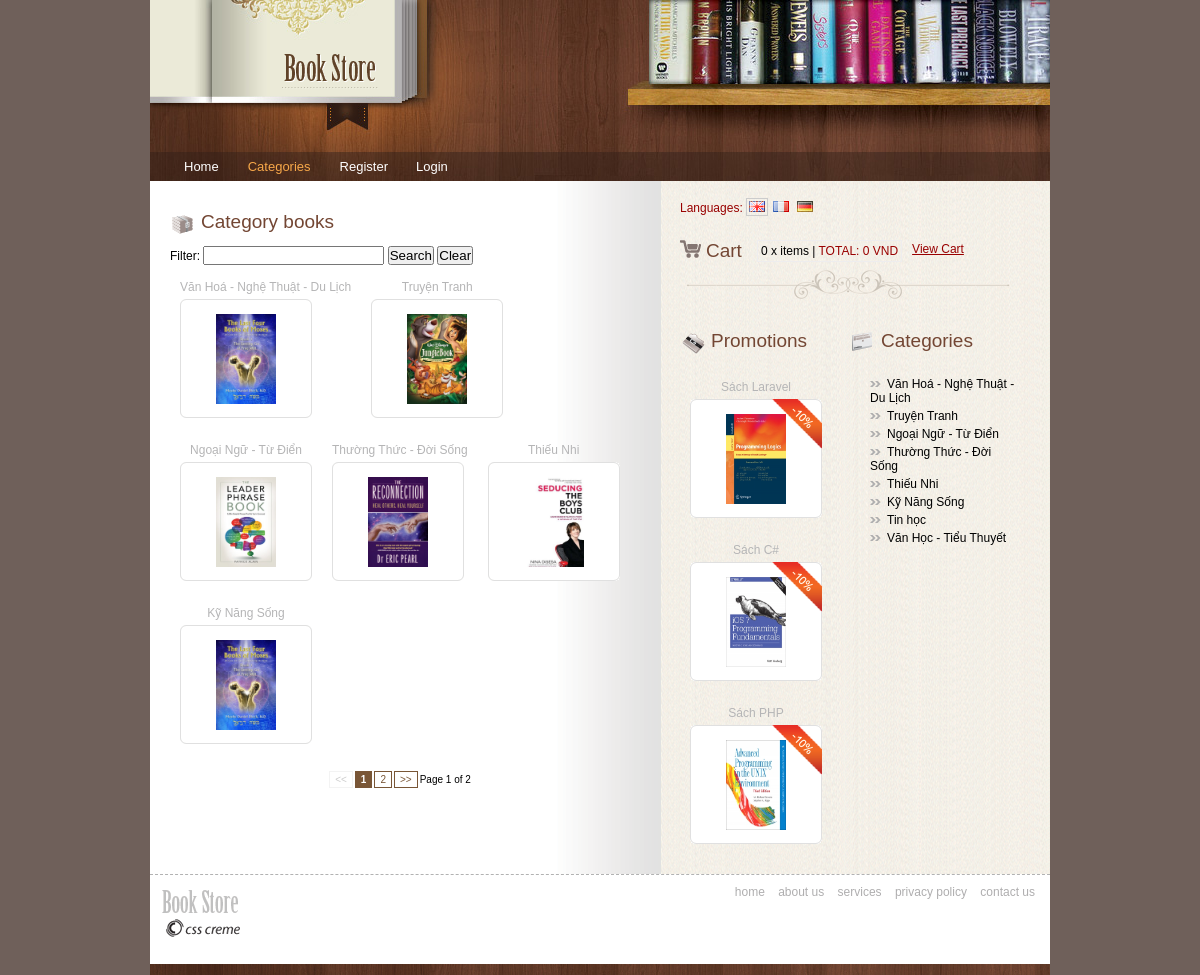
The app's page /index.php?module=default&controller=category&action=index with its own data.
### tables this page shows
CREATE TABLE IF NOT EXISTS `category` (
  `id` int(11) NOT NULL AUTO_INCREMENT,
  `name` varchar(255) NOT NULL,
  `picture` text,
  `created` date,
  `created_by` varchar(255) DEFAULT NULL,
  `modified` date,
  `modified_by` varchar(255) DEFAULT NULL,
  `status` tinyint(1) DEFAULT '0',
  `ordering` int(11) DEFAULT '10',
  PRIMARY KEY (`id`)
);

CREATE TABLE IF NOT EXISTS `book` (
  `id` int(11) NOT NULL AUTO_INCREMENT,
  `name` varchar(255) NOT NULL,
  `description` text,
  `price` decimal(10,0) NOT NULL,
  `special` tinyint(1) DEFAULT '0',
  `sale_off` int(3) DEFAULT '0',
  `picture` text,
  `created` date,
  `created_by` varchar(255) DEFAULT NULL,
  `modified` date,
  `modified_by` varchar(255) DEFAULT NULL,
  `status` tinyint(1) DEFAULT '0',
  `ordering` int(11) DEFAULT '10',
  `category_id` int(11) NOT NULL,
  PRIMARY KEY (`id`)
);

### application/module/default/controllers/CategoryController.php (called while the page is built, shortened)
<?php
    class CategoryController extends Controller{
        public function indexAction()
        {
            $totalItems = $this->_model->countItem($this->_arrParams, null);
            $this->_view->_title = ' Catagory List';
            $this->_view->pagination = new Pagination($totalItems, $this->_pagination);
            $list = $this->_model->listItems($this->_arrParams,null);
            $this->_view->Items = $list;
            $this->_view->render('default','category/index',true);
        }
    }
?>

### index.php (called while the page is built, shortened)
<?php
require_once('libs/Boostrap.php');
require_once('libs/Controller.php');
require_once('libs/Model.php');
require_once('libs/Template.php');
require_once('libs/URL.php');
require_once('libs/Pagination.php');
$boostrap = new Boostrap();

### libs/Model.php (called while the page is built, shortened)
<?php
    class Model{
    protected $connect;
    protected $database;
    protected $resultQuery;
    public function __construct($params=null)
    {
        if($params==null)
        {
            $params['server'] = DB_HOST;
            $params['username'] = DB_USER;
            $params['password'] = DB_PASS;
            $params['database'] = DB_NAME;
            $params['table'] = DB_TABLE;
        }
        $link = mysqli_connect($params['server'],$params['username'],$params['password']);
        if(!$link)
        {
            die('Failed connect: '.mysqli_errno(mysqli_connect($params['server'],$params['username'],$params['password'])) );
        }
        else{
            $this->connect = $link;
            $this->database = $params['database'];
        }
    }
    public function setDatabase($database = null)
    {
        mysqli_select_db($this->connect,$this->database);
    }
    public function setTable($table)
    {
        $this->table = $table;
    }
    public function select($resultQuery=null)
    {
        $result = array();
        $resultQuery = ($resultQuery==null) ? $this->resultQuery : mysqli_query($this->connect,$resultQuery);
        if(mysqli_num_rows($resultQuery)>0){
            while($row = mysqli_fetch_assoc($resultQuery))
            {
                $result[] = $row;
            }
        }
        return $result;
    }
    public function singleRecord($resultQuery=null)
    {
        $result = array();
        $resultQuery = ($resultQuery==null) ? $this->resultQuery : mysqli_query($this->connect,$resultQuery);
        if(mysqli_num_rows($resultQuery)>0){
            $result = mysqli_fetch_assoc($resultQuery);
        }
        return $result;
    }
}
?>

### application/module/default/models/CategoryModel.php (called while the page is built, shortened)
<?php
    class CategoryModel extends Model{
        public function countItem($arrParam, $option = null)
        {
            $query[] = "SELECT Count(`id`) AS `total`";
            $query[] = "FROM `$this->table`";
            $query[] = "Where `status` = 1" ;
            $query[] = "ORDER BY `id` DESC";
            $query = implode(" ",$query);
            $result = $this->singleRecord($query);
            return $result['total'];
        }
        public function listItems($arrParam, $option = null)
        {
            $query[] = "SELECT `id`, `name`, `picture`";
            $query[] = "FROM `$this->table`";
            $query[] = "Where `status` = 1" ;
            $query[] = "ORDER BY `id` DESC";
            $pagination = $arrParam['pagination'];
            $totalItemsPerPage = $pagination['totalItemsPerPage'];
            $currentPage = $pagination['currentPage'];
            if($totalItemsPerPage>0)
            {
                $position = ($currentPage-1)*$totalItemsPerPage;
                 $query[] = "LIMIT $position,$totalItemsPerPage";
            }
            $query = implode(" ",$query);
            $result = $this->select($query);
            return $result;
        }
    }
?>

### libs/URL.php (called while the page is built, shortened)
<?php
    class URL{
        public static function createLink($module, $controller, $action, $params = null)
        {
            $linkParams = '';
            if(!empty($params))
            {
                foreach($params as $key=>$value)
                {
                    $linkParams .= "&$key=$value";
                }
            }
            $url= 'index.php?module='.$module.'&controller='.$controller.'&action='.$action. $linkParams;
            return $url;
        }
    }
?>

### libs/Template.php (called while the page is built, shortened)
<?php
    class Template{
        private $_fileConfig;
        private $_folderTemplate;
        private $_controller;
        public function __construct($controller)
        {
            $this->_controller = $controller;
        }
        public function load(){
             $fileConfig 	= $this->getFileConfig();
             $folderTemplate = $this->getFolderTemplate();
            $pathFileConfig	= TEMPLATE_PATH . $folderTemplate . $fileConfig;
            if(file_exists($pathFileConfig))
            {
                $arrConfig = parse_ini_file($pathFileConfig);
                $view = $this->_controller->_view;
                $view->_dirImg = TEMPLATE_URL . $this->_folderTemplate . $arrConfig['dirImg'];
            }
        }
        public function setFileConfig($value = 'template.ini'){
            $this->_fileConfig = $value;
        }
        public function getFileConfig(){
            return $this->_fileConfig;
        }
        public function setFolderTemplate($value = 'default/main/'){
            $this->_folderTemplate = $value;
        }
        public function getFolderTemplate(){
            return $this->_folderTemplate;
        }
    }
?>

### application/module/default/views/category/index.php (the view, shortened to what this page needs)
<?php
    if(!empty($this->arrParam['filter_search']))
    {
        $filter_search = $this->arrParam['filter_search'];
    }
    else
    {
        $filter_search = '';
    }
    $link = URL::createLink('default','category','index');
    $paginationHTML = $this->pagination->showPaginationPublic($link);
    $xhtml ='';
    if(!empty($this->Items))
    {
        foreach($this->Items as $key => $value)
        {
            $id = $value['id'];
            $link= URL::createLink('default','book','list',array('category_id' => $id));
            $name = $value['name'];
            $picturePath = UPLOAD_PATH. 'category' . DS . $value['picture'];
            if(file_exists($picturePath) == true)
            {
                $picture = '<img class="thumb" src="'.UPLOAD_URL. 'category' . DS . $value['picture']  .'" style="width:60px">';
            }
            else{
                $picture = '<img class="thumb" src="'.UPLOAD_URL. 'category' . DS . 'default.jpg'  .'" style="width:60px">';
            }
            $xhtml .= '<div class="new_prod_box">
                            <a href="'.$link.'">'.$name.'</a>
                            <div class="new_prod_bg">
                                <a href="'.$link.'">'.$picture.'</a>
                            </div>
                        </div>';
        }
    }
?>
<div class="title">
    <span class="title_icon">
        <img src="<?php echo $imageURL; ?>/bullet1.gif" alt="" title="" />
    </span>Category books
</div>
<div>
<form action="#" method="post" name="adminForm" id="adminForm">
    <div class="new_products">
        <div>
            <label>Filter:</label>
            <input type="text" name="filter_search" id="filter_search" value="<?php echo $filter_search;?>">
            <button type="submit" name="submit-keyword">Search</button>
            <button type="button" name="clear-keyword">Clear</button>
        </div>
        <?php echo $xhtml; ?>
        <div class="pagination">
            <?php echo $paginationHTML; ?>
        </div>
    </div>
</form>
</div>

### application/block/promotion.php
<?php
   $model = new Model();
   $query2[] = "SELECT `id`, `name`, `picture`";
   $query2[] = "FROM `".TBL_BOOK."`";
   $query2[] = "Where `status` = 1 AND `sale_off` > 0" ;
   $query2[] = "ORDER BY `id` DESC";
   $query2[] = "LIMIT 0,3";
   $query2 = implode(" ",$query2);
   $listBook = $model->select($query2);
   $xhtml = '';
   if(!empty($listBook))
   {
      foreach($listBook as $key => $value)
      {
         $id = $value['id'];
         $link= URL::createLink('default','book','details',array('book_id' => $id));
         $name = $value['name'];
        $picturePath = UPLOAD_PATH. 'book' . DS . $value['picture'];
        if(file_exists($picturePath) == true)
        {
            $picture = '<img width="60px" height="90px" class="thumb" src="'.UPLOAD_URL. 'book' . DS . $value['picture']  .'">';
        }
        else{
            $picture = '<img width="60px" height="90px" class="thumb" src="'.UPLOAD_URL. 'book' . DS . 'default.jpg'  .'" >';
        }
         $xhtml .= '<div class="new_prod_box">
                        <a href="'.$link.'">'.$name.'</a>
                        <div class="new_prod_bg">
                            <span class="new_icon"><img src="'.$imageURL.'/promo_icon.gif" alt="" title="" /></span>
                            <a href="'.$link.'">'.$picture.'</a>
                        </div>
                    </div>';
      }
   }
?>
<div class="right_box">
    <div class="title">
        <span class="title_icon">
            <img src="<?php echo $imageURL; ?>/bullet4.gif" alt="" title="" />
        </span>Promotions
    </div>
    <?php echo $xhtml; ?>
  </div>

### application/block/category.php
<?php
   $model = new Model();
   $query[] = "SELECT `id`, `name`";
   $query[] = "FROM `".TBL_CATEGORY."`";
   $query[] = "Where `status` = 1" ;
   $query[] = "ORDER BY `id` DESC";
   $query = implode(" ",$query);
   $listCategory = $model->select($query);
   if(empty($this->arrParam['category_id']))
   {
      $cateID =0;
   }
   else{
      $cateID = $this->arrParam['category_id'];
   }
   $xhtml = '';
   if(!empty($listCategory))
   {
      foreach($listCategory as $key => $value)
      {
         $id = $value['id'];
         $link = URL::createLink('default','book','list',array('category_id' => $id));;
         $name = $value['name'];
         if($id == $cateID)
         {
            $xhtml .= '<li><a class="active" href="'.$link.'">'.$name.'</a></li>';
         }
         else
         {
            $xhtml .= '<li><a href="'.$link.'">'.$name.'</a></li>';
         }
      }
   }
?>
<div class="right_box">
   <div class="title">
      <span class="title_icon">
         <img src="<?php echo $imageURL; ?>/bullet5.gif" alt="" title="" /></span>Categories
   </div>
      <ul class="list">
         <?php echo $xhtml; ?>
      </ul>
</div>

### public/template/default/main/css/style.css (style rules this page uses)
* { margin: 0px; padding: 0px; }
body { background-color: #6F605A; font-family: Arial, Helvetica, sans-serif; padding: 0; font-size: 12px; margin: 0px auto auto auto; color: #000000; }
a { color: #f8981d; }
.title { color: #734633; padding: 0px; float: left; font-size: 19px; margin: 10px 0 10px 0; }
span.title_icon { float: left; padding: 0 5px 0 0; }
.right_box { width: 170px; float: left; padding: 10px 0 0 0; }
.new_prod_box { float: left; text-align: center; padding: 10px; }
.new_prod_box a { padding: 5px 0 5px 0; color: #b5b5b6; text-decoration: none; display: block; }
.new_prod_bg { width: 132px; height: 119px; text-align: center; background: url(../images/new_prod_box.gif) no-repeat center; position: relative; }
.new_icon { position: absolute; top: 0px; right: 0px; z-index: 200; }
img.thumb { padding: 10px 0 0 0; }
.new_products { clear: both; padding: 0px; }
ul.list { clear: both; padding: 10px 0 0 20px; margin: 0px; }
ul.list li { list-style: none; padding: 2px 0 2px 0; }
ul.list li a { list-style: none; text-decoration: none; color: #000000; background: url(../images/left_menu_bullet.gif) no-repeat left; padding: 0 0 0 17px; }
div.pagination { width: 420px; padding: 5px; margin: 5px; text-align: center; float: left; clear: both; font-size: 10px; }

### records on screen
category: name "Văn Hoá - Nghệ Thuật - Du Lịch", picture (picture)
category: name "Truyện Tranh", picture (picture)
category: name "Ngoại Ngữ - Từ Điển", picture (picture)
category: name "Thường Thức - Đời Sống", picture (picture)
category: name "Thiếu Nhi", picture (picture)
category: name "Kỹ Năng Sống", picture (picture)
book: name "Sách Laravel", picture (picture)
book: name "Sách C#", picture (picture)
book: name "Sách PHP", picture (picture)
category: name "Tin học"
category: name "Văn Học - Tiểu Thuyết"

### other values on screen
$endPagination "Page 1 of 2"
$totalItems "0"
$totalPrices "0"
